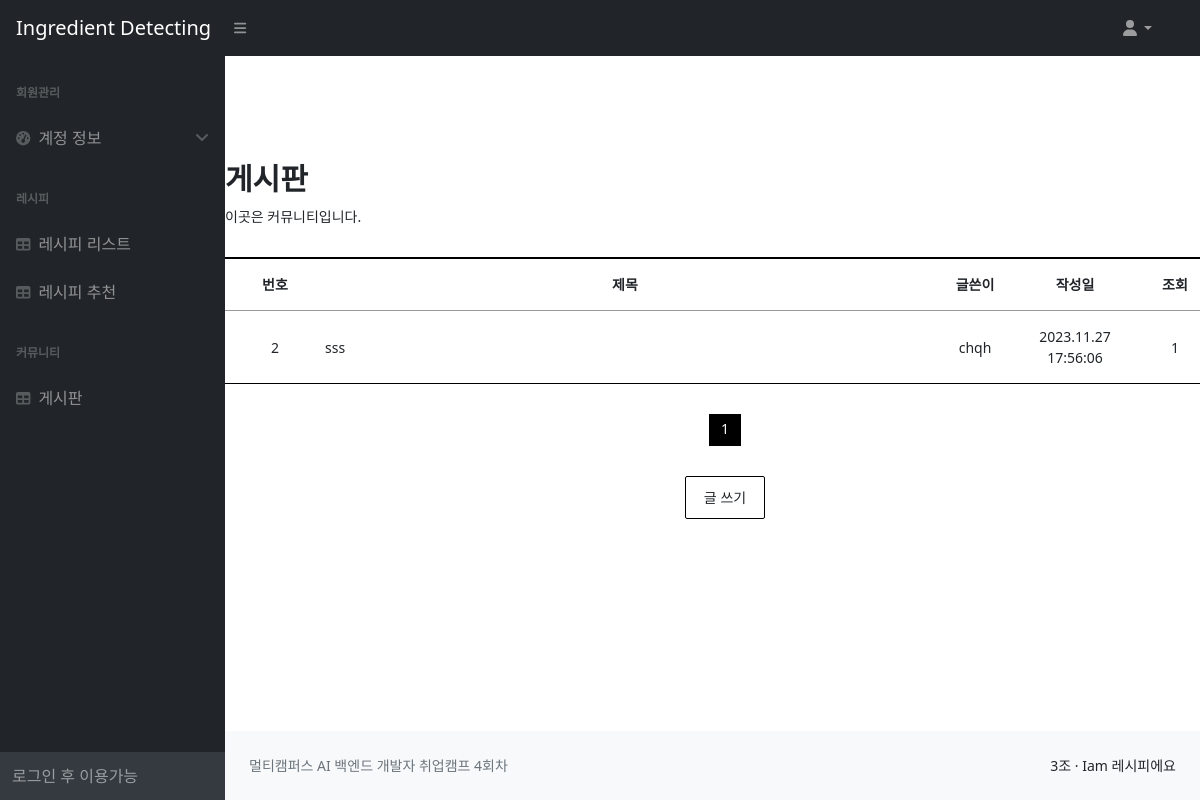
/services/posts/, run on an earlier commit of the app's database.
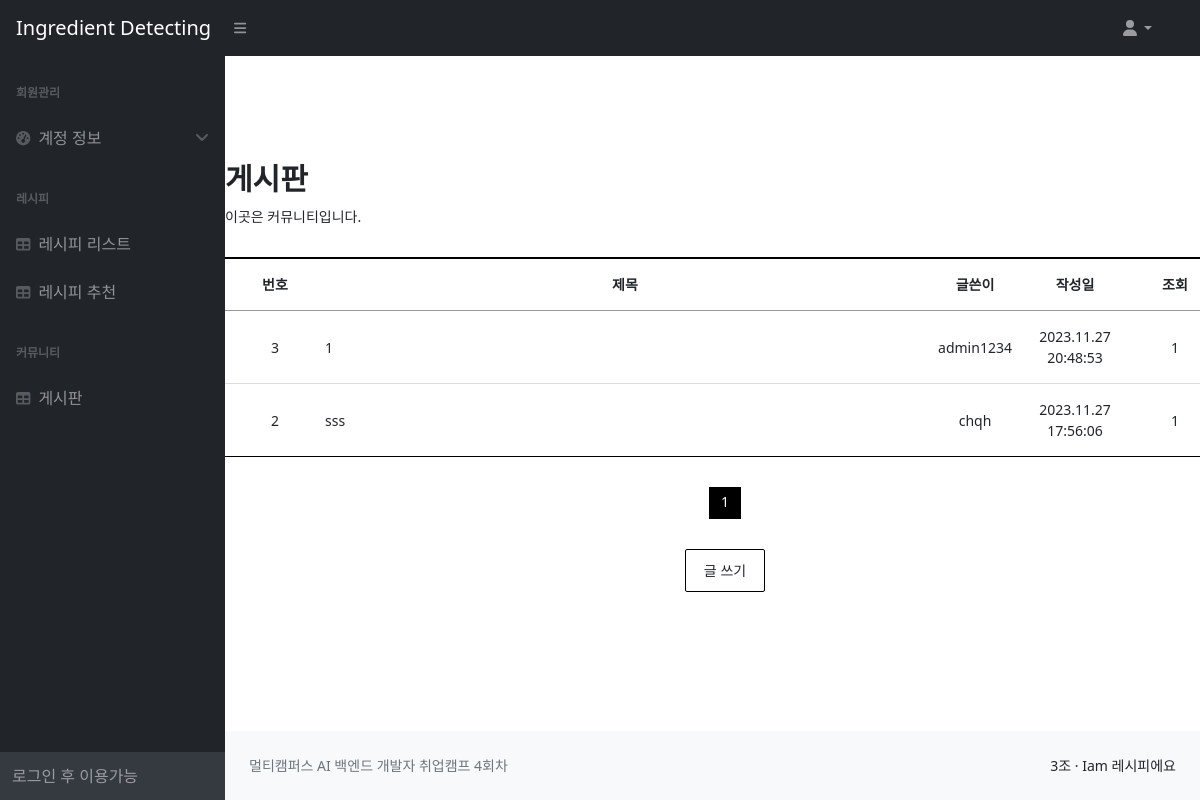
And on a later commit of the database.
### services/models.py (models this page shows, shortened)
class Post(models.Model):
    title = models.CharField(max_length=200)
    content = models.TextField()
    author = models.ForeignKey(User, on_delete=models.CASCADE)
    created_at = models.DateTimeField(auto_now_add=True)
    views = models.PositiveIntegerField(default=0)

### services/views.py (the view)
# urls.py: path('posts/', views.post_list, name='post_list'),
def post_list(request):
    all_posts = Post.objects.order_by('-created_at')
    paginator = Paginator(all_posts, 10)  # 페이지당 10개의 포스트를 보여줌
    page_number = request.GET.get('page')
    page_obj = paginator.get_page(page_number)
    for post in page_obj:
        post.views = post.views  # 조회수 필드 가져오기
        post.save()  # 변경사항 저장
    return render(request, 'services/post_list.html', {'page_obj': page_obj})

### services/templates/services/post_list.html (shortened to what this page needs)
{% extends 'base.html' %}
{% load static %}
{% block content %}
    <link href="{% static 'css/post_list_style.css' %}" rel="stylesheet"/>
    <div class="board_wrap">
        <div class="board_title">
            <strong>게시판</strong>
            <p>이곳은 커뮤니티입니다.</p>
        </div>
        <div class="board_list_wrap">
            <div class="board_list">
                <div class="top">
                    <div class="num">번호</div>
                    <div class="title">제목</div>
                    <div class="writer">글쓴이</div>
                    <div class="date">작성일</div>
                    <div class="count">조회</div>
                </div>
                {% for post in page_obj %}
                <div>
                    <div class="num">{{ post.id }}</div>
                    <div class="title">
                        <li><a href="{% url 'post_detail' post.pk %}">{{ post.title }}</a></li>
                    </div>
                    <div class="writer">{{ post.author.username }}</div>
                    <div class="date">
                        {{ post.created_at|date:"Y.m.d H:i:s" }}
                    </div>
                    <div class="count">{{ post.views }}</div>
                </div>
                {% endfor %}
            </div>
            <div class="board_page">
                {% for num in page_obj.paginator.page_range %}
                    {% if page_obj.number == num %}
                        <a href="?page={{ num }}" class="num on">{{ num }}</a>
                    {% else %}
                        <a href="?page={{ num }}" class="num">{{ num }}</a>
                    {% endif %}
                {% endfor %}
            </div>
            {% if not user.is_authenticated %}
                <div class="bt_wrap2">
                    <a href="#" id="post-create">글 쓰기</a>
                </div>
            {% else %}
                <div class="bt_wrap2">
                    <a href="{% url 'post_create' %}">글 쓰기</a>
                </div>
            {% endif %}
        </div>
    </div>
{% endblock %}

What changed in the data, as far as the page shows it:
added Post: id "3", title "1", author.username "admin1234", created_at "2023.11.27 20:48:53", views "1"
